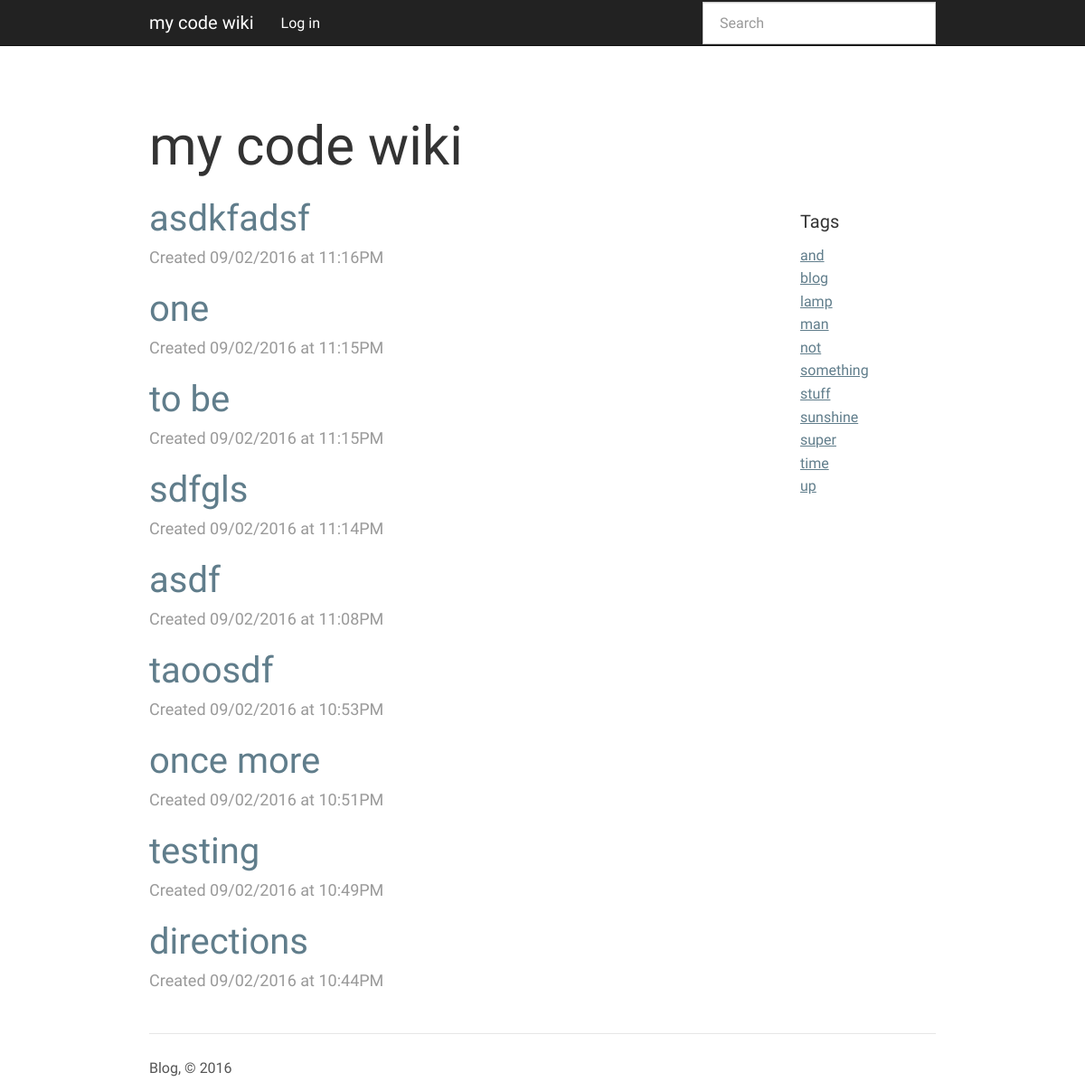
Before: / with the older database file.
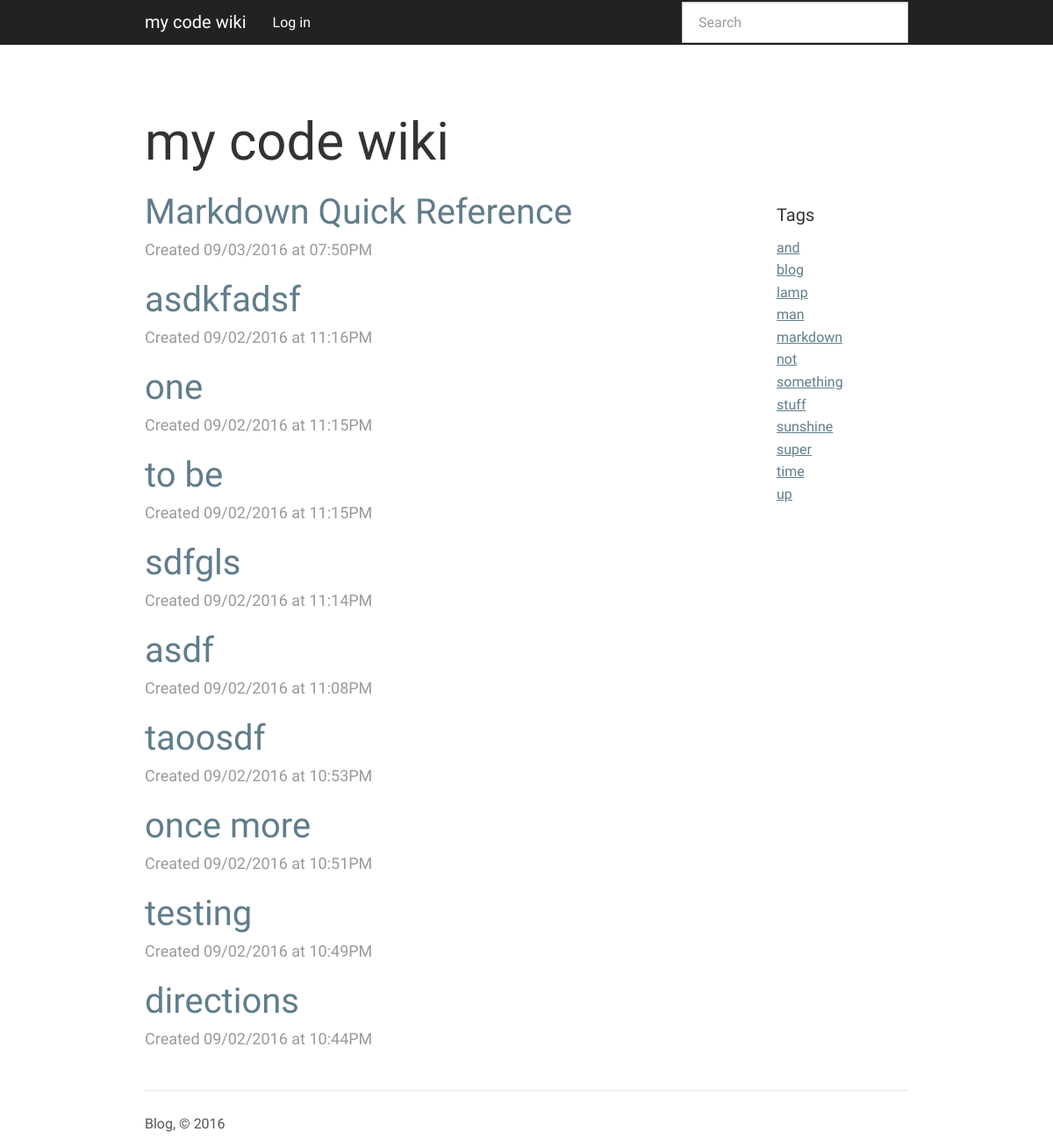
After: the same page with the newer database file.
### app.py (models this page shows, shortened)
class Entry(flask_db.Model):
    title = CharField()
    slug = CharField()
    content = TextField()
    published = BooleanField(index=True)
    timestamp = DateTimeField(default=datetime.datetime.now, index=True)
    @classmethod
    def public(cls):
        return Entry.select().where(Entry.published == True)

class Tag(flask_db.Model):
    label = CharField(unique=True)

### app.py (the view)
@app.route('/')
def index():
    search_query = request.args.get('q')
    if search_query:
        query = Entry.search(search_query)
    else:
        query = Entry.public().order_by(Entry.timestamp.desc())
    return object_list(
        'index.html',
        query,
        search=search_query,
        check_bounds=False)

### app.py (called while the page is built)
@app.context_processor
def inject_tags():
    return dict(tags=sorted(Tag.select(), key=lambda tag : tag.label))

### templates/index.html (shortened to what this page needs)
{% extends "base.html" %}
{% block content_title %}{% if search %}Search "{{ search }}"{% else %}my code wiki{% endif %}{% endblock %}
{% block content %}
    {% for entry in object_list %}
      {% if search %}
        {% set entry = entry.entry %}
      {% endif %}
      <h3 class="blog-post-title">
        <a href="{% if entry.published %}{{ url_for('detail', slug=entry.slug) }}{% else %}{{ url_for('edit', slug=entry.slug) }}{% endif %}">
          {{ entry.title }}
        </a>
      </h3>
      <p class="blog-post-meta">Created {{ entry.timestamp.strftime('%m/%d/%Y at %I:%M%p') }}</p>
    {% else %}
      <p>No entries have been created yet.</p>
    {% endfor %}
{% endblock %}

### templates/base.html (shortened to what this page needs)
<!doctype html>
<html>
  <head>
    <link rel=stylesheet type=text/css href="{{ url_for('static', filename='css/hilite.css') }}" />
    <link rel=stylesheet type=text/css href="{{ url_for('static', filename='css/blog.min.css') }}" />
    <link rel=stylesheet type=text/css href="{{ url_for('static', filename='css/bootstrap_blog.css') }}" />
    <link rel="stylesheet" href="//cdnjs.cloudflare.com/ajax/libs/highlight.js/9.6.0/styles/solarized-dark.min.css">
  </head>
  <body>
    <div class="navbar navbar-default navbar-static-top" role="navigation">
      <div class="container">
        <div class="navbar-header">
          <a class="navbar-brand" href="{{ url_for('index') }}">my code wiki</a>
        </div>
        <div class="navbar-collapse collapse">
          <ul class="nav navbar-nav">
            {% if session.logged_in %}
              <li><a href="{{ url_for('drafts') }}">Drafts</a></li>
              <li><a href="{{ url_for('create') }}">Create Entry</a></li>
              <li><a href="{{ url_for('logout') }}">Log out</a></li>
            {% else %}
              <li><a href="{{ url_for('login') }}">Log in</a></li>
            {% endif %}
          </ul>
          {% block search_bar %}
            <form action="{{ url_for('index') }}" class="navbar-form navbar-right" id="search-form" method="get" role="search">
              <div class="form-group">
                <input class="form-control" name="q" placeholder="Search" type="text" value="{% if search %}{{ search }}{% endif %}">
              </div>
            </form>
          {% endblock %}
        </div>
      </div>
    </div>
    <div class="container">
      <div class="blog-header">
      {% block page_header %}
            <h1 class="blog-title">
              {% block content_title %}{% endblock %}
            </h1>
      {% endblock %}
      </div>
      <div class="row">
        <div class="col-sm-9 blog-main">
          {% block content %}{% endblock %}
        </div>
      <div class="col-sm-2 col-sm-offset-1 blog-sidebar">
        <div class="sidebar-module">
            <h4>Tags</h4>
              {% if tags %}
              <ol class="list-unstyled">
                {% for tag in tags %}
                <li><a href="{{ url_for('tag', label=tag.label) }}">{{ tag.label }}</a></li>
                {% endfor %}
              </ol>
              {% else %}
              <p>No tags found.</p>
              {% endif %}
        </div>
      </div>
      </div>
      <footer>
        <hr />
        <p>Blog, &copy; 2016</p>
      </footer>
    </div>
  </body>
</html>

Changed rows visible on the page:
added Entry: title "Markdown Quick Reference", timestamp "09/03/2016 at 07:50PM"
added Tag: label "markdown"
